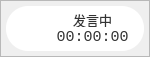
<?xml version="1.0" encoding="UTF-8"?>
<ui version="4.0">
 <class>SInSpeechRemovableWidget</class>
 <widget class="QWidget" name="SInSpeechRemovableWidget">
  <property name="geometry">
   <rect>
    <x>0</x>
    <y>0</y>
    <width>150</width>
    <height>55</height>
   </rect>
  </property>
  <property name="windowTitle">
   <string>Form</string>
  </property>
  <layout class="QGridLayout" name="gridLayout">
   <property name="leftMargin">
    <number>0</number>
   </property>
   <property name="topMargin">
    <number>0</number>
   </property>
   <property name="rightMargin">
    <number>0</number>
   </property>
   <property name="bottomMargin">
    <number>0</number>
   </property>
   <property name="spacing">
    <number>0</number>
   </property>
   <item row="0" column="0">
    <widget class="QFrame" name="shadow_frame">
     <property name="styleSheet">
      <string notr="true">QFrame#shadow_frame {
	/*border-image可以平铺（即可拉伸）*/
	border-image: url(:/shadow/Resources/material/shadow/140x45_shadow.png);
	background: none;
}</string>
     </property>
     <property name="frameShape">
      <enum>QFrame::StyledPanel</enum>
     </property>
     <property name="frameShadow">
      <enum>QFrame::Raised</enum>
     </property>
     <layout class="QGridLayout" name="gridLayout_4">
      <property name="leftMargin">
       <number>5</number>
      </property>
      <property name="topMargin">
       <number>5</number>
      </property>
      <property name="rightMargin">
       <number>5</number>
      </property>
      <property name="bottomMargin">
       <number>5</number>
      </property>
      <property name="spacing">
       <number>0</number>
      </property>
      <item row="0" column="0">
       <widget class="QFrame" name="main_area">
        <property name="styleSheet">
         <string notr="true">QFrame#main_area {
	border: none;
	border-radius: 22px;
	background: #ffffff;
}</string>
        </property>
        <property name="frameShape">
         <enum>QFrame::StyledPanel</enum>
        </property>
        <property name="frameShadow">
         <enum>QFrame::Raised</enum>
        </property>
        <layout class="QGridLayout" name="gridLayout_5">
         <property name="leftMargin">
          <number>5</number>
         </property>
         <property name="topMargin">
          <number>5</number>
         </property>
         <property name="rightMargin">
          <number>5</number>
         </property>
         <property name="bottomMargin">
          <number>5</number>
         </property>
         <property name="spacing">
          <number>0</number>
         </property>
         <item row="0" column="0" rowspan="2">
          <widget class="QPushButton" name="end_btn">
           <property name="minimumSize">
            <size>
             <width>35</width>
             <height>35</height>
            </size>
           </property>
           <property name="maximumSize">
            <size>
             <width>35</width>
             <height>35</height>
            </size>
           </property>
           <property name="cursor">
            <cursorShape>PointingHandCursor</cursorShape>
           </property>
           <property name="toolTip">
            <string>中止发言</string>
           </property>
           <property name="styleSheet">
            <string notr="true">QPushButton {
	border: none;
	background: none;
}</string>
           </property>
           <property name="text">
            <string/>
           </property>
           <property name="icon">
            <iconset resource="../../Status.qrc">
             <normaloff>:/button/Resources/material/button/stop.png</normaloff>:/button/Resources/material/button/stop.png</iconset>
           </property>
           <property name="iconSize">
            <size>
             <width>35</width>
             <height>35</height>
            </size>
           </property>
          </widget>
         </item>
         <item row="1" column="1">
          <widget class="QLabel" name="time_text">
           <property name="maximumSize">
            <size>
             <width>16777215</width>
             <height>15</height>
            </size>
           </property>
           <property name="font">
            <font>
             <family>Consolas</family>
             <pointsize>11</pointsize>
             <weight>50</weight>
             <bold>false</bold>
            </font>
           </property>
           <property name="styleSheet">
            <string notr="true">QLabel {
	background: none;
	border: none;
	color: #333333;
}</string>
           </property>
           <property name="text">
            <string>00:00:00</string>
           </property>
           <property name="alignment">
            <set>Qt::AlignCenter</set>
           </property>
          </widget>
         </item>
         <item row="0" column="1">
          <widget class="QLabel" name="label">
           <property name="maximumSize">
            <size>
             <width>16777215</width>
             <height>15</height>
            </size>
           </property>
           <property name="font">
            <font>
             <family>微软雅黑</family>
             <pointsize>10</pointsize>
             <weight>50</weight>
             <italic>false</italic>
             <bold>false</bold>
            </font>
           </property>
           <property name="styleSheet">
            <string notr="true">QLabel {
	background: none;
	border: none;
	color: #333333;
}</string>
           </property>
           <property name="text">
            <string>发言中</string>
           </property>
           <property name="textFormat">
            <enum>Qt::AutoText</enum>
           </property>
           <property name="alignment">
            <set>Qt::AlignCenter</set>
           </property>
          </widget>
         </item>
        </layout>
       </widget>
      </item>
     </layout>
    </widget>
   </item>
  </layout>
 </widget>
 <resources>
  <include location="../../Status.qrc"/>
 </resources>
 <connections/>
</ui>
